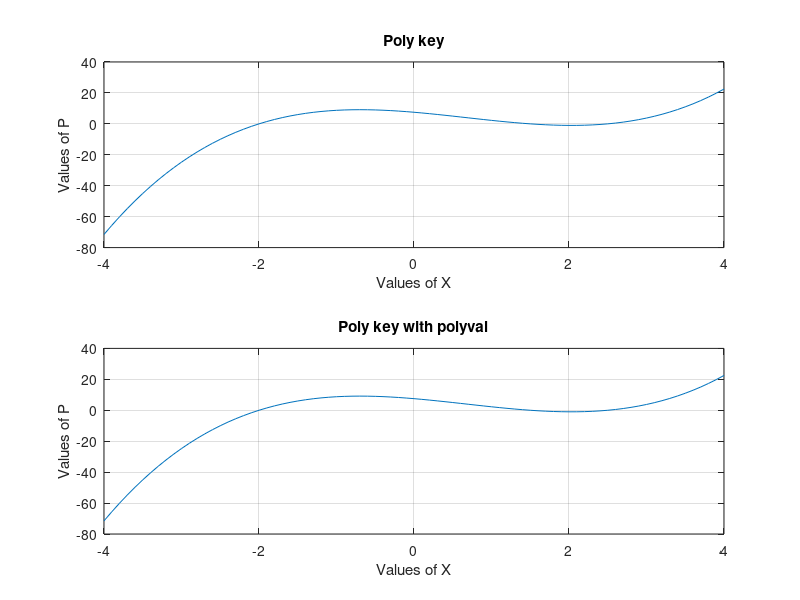

MATLAB code for this plot: (Note: this script raises an error after producing the figure.)
clear all;

X = -4:0.1:4;

P = X.^3 - 2*X.^2 - 4.25*X + 7.5;

subplot(2,1,1); 
plot(X,P);
grid;
xlabel('Values of X');
ylabel('Values of P');
title('Poly key')

C = [1 -2 -4.25 7.5];

P = polyval(C,X);

%This is same as above but with polyval?

subplot(2,1,2); plot(X,P);
grid;
xlabel('Values of X');
ylabel('Values of P');
title('Poly key with polyval')

R = roots(C);

subplot(2,1,2);  hold;

plot(R(1),0,'X');
plot(R(2),0,'X');
plot(R(3),0,'X');

%The above only wirks with 'X', not sure how to make an 'R' appear there
%but whatever

text(-1,-40,'X marks root locations');



subplot(2,1,2);  
hold = 'off';

